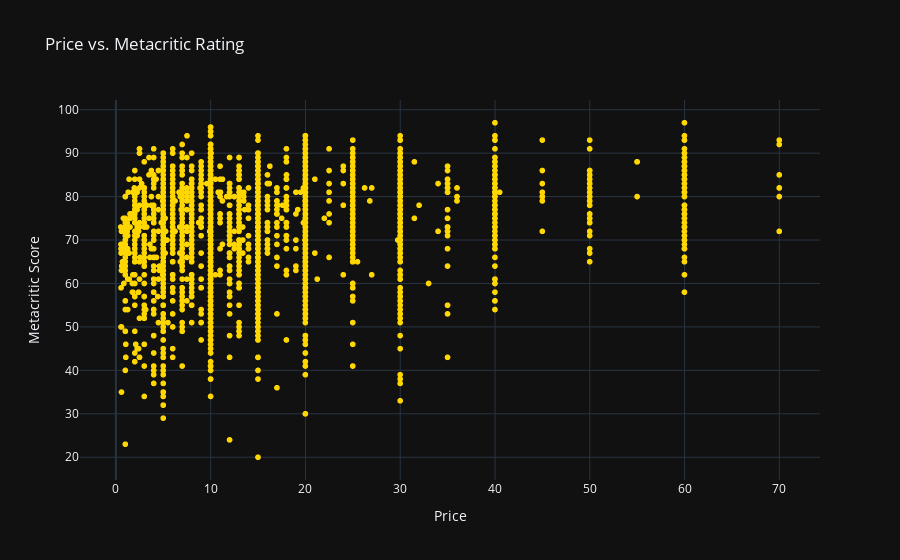

Notebook code for this chart:
### Markdown cell above
# Question 1 : What kind of correlation exists between Price and MetaScore?

### Code cell
# ==================================================================================================

# Question 1 : What kind of correlation exists between Price and MetaScore?

# Columns to show in the interactive plot
cols_to_keep = ['Price', 'MetacriticScore', 'Name', 'Developers', 'Publishers']

# Remove null values from Price and MetacriticScore
df_corr = df[cols_to_keep].dropna(subset=['Price', 'MetacriticScore'])
df_corr = df_corr[(df_corr['Price'] > 0) & (df_corr['MetacriticScore'] > 0)]

# ============================================
# Statistical Analysis (Correlation)
# ============================================

# Pearson Correlation (Linear)
pearson_corr, pearson_pval = stats.pearsonr(df_corr['Price'], df_corr['MetacriticScore'])

print(f"1. PEARSON CORRELATION (Price vs Metacritic Score):")

print("\n" + "="*60)
print("QUICK INTERPRETATION")
print("="*60)
print(f"Pearson's r ({pearson_corr:.3f}) indicates a very weak linear correlation.")
print(f"Price explains only {(pearson_corr**2)*100:.2f}% of the variation in Metacritic scores.")
print("="*60)

# ============================================
# Visualization 1: Metacritic Score Distribution (Matplotlib)
# ============================================

# More elegant style configuration
plt.style.use('seaborn-v0_8-darkgrid')
sns.set_palette("husl")

# Create figure with custom background
fig1, ax1 = plt.subplots(figsize=(10, 6), facecolor='white')
ax1.set_facecolor('#f8f9fa')

# Metacritic Score Distribution (Histogram - frequency of data)
ax1.hist(
    df_corr['MetacriticScore'],
    bins=30, # splits the distribution into 30 intervals
    color='#1f77b4',
    edgecolor='white',
    alpha=0.9 # sets the transparency level of the bars
)

# Add mean line as reference
mean_score = df_corr['MetacriticScore'].mean()
ax1.axvline(                # draws a vertical reference line at the mean score on the histogram
    mean_score,
    color='red',
    linestyle='dashed',     # sets the line style to dashed (---) instead of a solid line
    linewidth=2,
    label=f"Mean: {mean_score:.2f}"
)

ax1.set_xlabel('Metacritic Score', fontsize=12, fontweight='600')
ax1.set_ylabel('Frequency', fontsize=12, fontweight='600')
ax1.set_title('Metacritic Score Distribution', fontsize=14, fontweight='bold', pad=15)
ax1.grid(True, alpha=0.3, axis='y')
ax1.legend()

plt.tight_layout()
plt.show()


# ============================================
# Visualization 2: Price vs Metacritic Rating (Plotly)
# ============================================

fig2 = px.scatter(
    df_corr,
    x='Price',
    y='MetacriticScore',
    title='Price vs. Metacritic Rating',
    color_discrete_sequence=["gold"],
    # Data to show when the mouse stays on it
    hover_data=['Name', 'Developers', 'Publishers']
)

fig2.update_layout(
    xaxis_title="Price",
    yaxis_title="Metacritic Score"
)

fig2.show()

# Transform plot into png
fig2.write_image("steam_games_distribution per metacritic rating.png")

# End of Question 1

# ==================================================================================================
